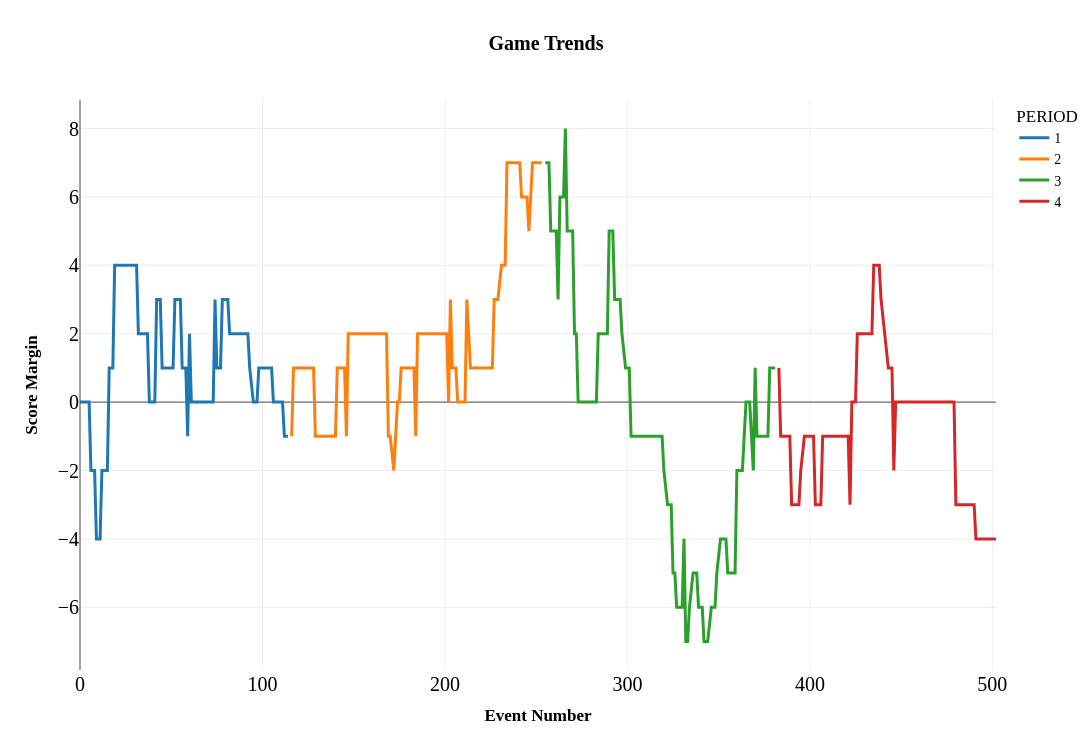

Source (notebook cell):
### Code cell
fig=px.line(BLOCK_1, 
        x="EVENTNUM", 
        y="SCOREMARGIN", 
        color='PERIOD', 
        template="presentation",
        # symbol='MATCHUP', 
        title='<b>Game Trends</b>',
        hover_data=['PCTIMESTRING','SCORE', 'GAME_DATE', 'Season', 'Event_Type', 'HOMEDESCRIPTION', 'VISITORDESCRIPTION','PLAYER1_NAME','PLAYER2_NAME'], 
        height=750, width=1200,
        )

fig.update_layout(
    yaxis = dict(tickfont = dict(size=20)),
    xaxis = dict(tickfont = dict(size=20)),

    xaxis_title="<b>Event Number</b>",
    yaxis_title="<b>Score Margin</b>",

    font=dict(
        family="PT Sans Narrow",
        size=14,
        color="Black"
    ),

    title_x=0.5,

    hoverlabel=dict(
        bgcolor="white",
        font_size=16,
        font_family="PT Sans Narrow"
    ),
    )

fig.show()

### Figure 1 — Plotly figure (JSON) as saved in the notebook; plotly's stock layout.template omitted (floating-point values rounded to 4 significant figures; data arrays with more than 128 entries replaced by an {"elided": "..."} marker saying what was removed)
{"data": [{"customdata": {"elided": "106x9 str values"}, "hovertemplate": "PERIOD=1<br>EVENTNUM=%{x}<br>SCOREMARGIN=%{y}<br>PCTIMESTRING=%{customdata[0]}<br>SCORE=%{customdata[1]}<br>GAME_DATE=%{customdata[2]}<br>Season=%{customdata[3]}<br>Event_Type=%{customdata[4]}<br>HOMEDESCRIPTION=%{customdata[5]}<br>VISITORDESCRIPTION=%{customdata[6]}<br>PLAYER1_NAME=%{customdata[7]}<br>PLAYER2_NAME=%{customdata[8]}<extra></extra>", "legendgroup": "1", "line": {"color": "#1F77B4", "dash": "solid"}, "marker": {"symbol": "circle"}, "mode": "lines", "name": "1", "orientation": "v", "showlegend": true, "type": "scatter", "x": [0, 1, 2, 3, 4, 5, 6, 7, 8, 9, 10, 11, 12, 13, 14, 15, 16, 17, 18, 19, 20, 21, 22, 23, 24, 25, 26, 27, 28, 29, 30, 31, 32, 33, 34, 35, 36, 37, 38, 39, 41, 42, 43, 44, 45, 46, 47, 48, 49, 50, 51, 52, 53, 54, 55, 56, 57, 58, 59, 60, 61, 62, 63, 64, 65, 66, 67, 68, 69, 70, 71, 72, 73, 74, 75, 76, 77, 78, 79, 80, 81, 82, 84, 85, 87, 88, 89, 90, 91, 92, 93, 95, 97, 98, 100, 101, 102, 104, 105, 106, 108, 109, 110, 111, 112, 114], "xaxis": "x", "y": [0, 0, 0, 0, 0, 0, -2, -2, -2, -4, -4, -4, -2, -2, -2, -2, 1, 1, 1, 4, 4, 4, 4, 4, 4, 4, 4, 4, 4, 4, 4, 4, 2, 2, 2, 2, 2, 2, 0, 0, 0, 3, 3, 3, 1, 1, 1, 1, 1, 1, 1, 3, 3, 3, 3, 1, 1, 1, -1, 2, 0, 0, 0, 0, 0, 0, 0, 0, 0, 0, 0, 0, 0, 3, 1, 1, 1, 3, 3, 3, 3, 2, 2, 2, 2, 2, 2, 2, 2, 2, 1, 0, 0, 1, 1, 1, 1, 1, 1, 0, 0, 0, 0, 0, -1, -1], "yaxis": "y"}, {"customdata": {"elided": "122x9 str values"}, "hovertemplate": "PERIOD=2<br>EVENTNUM=%{x}<br>SCOREMARGIN=%{y}<br>PCTIMESTRING=%{customdata[0]}<br>SCORE=%{customdata[1]}<br>GAME_DATE=%{customdata[2]}<br>Season=%{customdata[3]}<br>Event_Type=%{customdata[4]}<br>HOMEDESCRIPTION=%{customdata[5]}<br>VISITORDESCRIPTION=%{customdata[6]}<br>PLAYER1_NAME=%{customdata[7]}<br>PLAYER2_NAME=%{customdata[8]}<extra></extra>", "legendgroup": "2", "line": {"color": "#FF7F0E", "dash": "solid"}, "marker": {"symbol": "circle"}, "mode": "lines", "name": "2", "orientation": "v", "showlegend": true, "type": "scatter", "x": [116, 117, 118, 119, 120, 121, 122, 123, 124, 125, 126, 127, 128, 129, 130, 131, 132, 133, 134, 135, 136, 137, 138, 139, 140, 141, 142, 143, 144, 145, 146, 147, 148, 149, 151, 152, 153, 154, 155, 156, 158, 159, 160, 161, 162, 164, 165, 166, 168, 169, 170, 172, 174, 175, 176, 178, 179, 180, 181, 182, 183, 184, 185, 186, 187, 188, 190, 191, 192, 193, 194, 195, 196, 197, 198, 199, 200, 201, 202, 203, 204, 205, 206, 207, 209, 211, 212, 214, 215, 216, 218, 219, 220, 221, 222, 223, 224, 225, 226, 227, 228, 229, 231, 233, 234, 235, 236, 237, 238, 239, 240, 241, 242, 244, 245, 246, 248, 249, 250, 251, 252, 253], "xaxis": "x", "y": [-1, 1, 1, 1, 1, 1, 1, 1, 1, 1, 1, 1, 1, -1, -1, -1, -1, -1, -1, -1, -1, -1, -1, -1, -1, 1, 1, 1, 1, 1, -1, 2, 2, 2, 2, 2, 2, 2, 2, 2, 2, 2, 2, 2, 2, 2, 2, 2, 2, -1, -1, -2, 0, 0, 1, 1, 1, 1, 1, 1, 1, -1, 2, 2, 2, 2, 2, 2, 2, 2, 2, 2, 2, 2, 2, 2, 2, 2, 0, 3, 1, 1, 1, 0, 0, 0, 3, 1, 1, 1, 1, 1, 1, 1, 1, 1, 1, 1, 1, 3, 3, 3, 4, 4, 7, 7, 7, 7, 7, 7, 7, 7, 6, 6, 6, 5, 7, 7, 7, 7, 7, 7], "yaxis": "y"}, {"customdata": {"elided": "105x9 str values"}, "hovertemplate": "PERIOD=3<br>EVENTNUM=%{x}<br>SCOREMARGIN=%{y}<br>PCTIMESTRING=%{customdata[0]}<br>SCORE=%{customdata[1]}<br>GAME_DATE=%{customdata[2]}<br>Season=%{customdata[3]}<br>Event_Type=%{customdata[4]}<br>HOMEDESCRIPTION=%{customdata[5]}<br>VISITORDESCRIPTION=%{customdata[6]}<br>PLAYER1_NAME=%{customdata[7]}<br>PLAYER2_NAME=%{customdata[8]}<extra></extra>", "legendgroup": "3", "line": {"color": "#2CA02C", "dash": "solid"}, "marker": {"symbol": "circle"}, "mode": "lines", "name": "3", "orientation": "v", "showlegend": true, "type": "scatter", "x": [255, 256, 257, 258, 259, 260, 261, 262, 263, 264, 265, 266, 267, 268, 269, 270, 271, 272, 273, 274, 277, 278, 279, 280, 281, 282, 283, 284, 285, 286, 287, 288, 289, 290, 291, 292, 293, 294, 295, 296, 297, 299, 301, 302, 304, 305, 306, 307, 308, 309, 310, 311, 312, 313, 315, 316, 317, 318, 319, 320, 322, 324, 325, 326, 327, 328, 330, 331, 332, 333, 334, 336, 338, 339, 341, 342, 344, 346, 348, 349, 351, 352, 353, 354, 355, 357, 359, 360, 362, 363, 365, 367, 369, 370, 371, 372, 373, 374, 375, 376, 377, 378, 379, 380, 381], "xaxis": "x", "y": [7, 7, 7, 5, 5, 5, 5, 3, 6, 6, 6, 8, 5, 5, 5, 5, 2, 2, 0, 0, 0, 0, 0, 0, 0, 0, 0, 2, 2, 2, 2, 2, 2, 5, 5, 5, 3, 3, 3, 3, 2, 1, 1, -1, -1, -1, -1, -1, -1, -1, -1, -1, -1, -1, -1, -1, -1, -1, -1, -2, -3, -3, -5, -5, -6, -6, -6, -4, -7, -7, -6, -5, -5, -6, -6, -7, -7, -6, -6, -5, -4, -4, -4, -4, -5, -5, -5, -2, -2, -2, 0, 0, -2, 1, -1, -1, -1, -1, -1, -1, -1, 1, 1, 1, 1], "yaxis": "y"}, {"customdata": {"elided": "109x9 str values"}, "hovertemplate": "PERIOD=4<br>EVENTNUM=%{x}<br>SCOREMARGIN=%{y}<br>PCTIMESTRING=%{customdata[0]}<br>SCORE=%{customdata[1]}<br>GAME_DATE=%{customdata[2]}<br>Season=%{customdata[3]}<br>Event_Type=%{customdata[4]}<br>HOMEDESCRIPTION=%{customdata[5]}<br>VISITORDESCRIPTION=%{customdata[6]}<br>PLAYER1_NAME=%{customdata[7]}<br>PLAYER2_NAME=%{customdata[8]}<extra></extra>", "legendgroup": "4", "line": {"color": "#D62728", "dash": "solid"}, "marker": {"symbol": "circle"}, "mode": "lines", "name": "4", "orientation": "v", "showlegend": true, "type": "scatter", "x": [383, 384, 385, 386, 387, 388, 389, 390, 391, 392, 393, 394, 395, 397, 399, 400, 401, 402, 403, 404, 405, 406, 407, 408, 409, 410, 411, 412, 413, 414, 415, 416, 417, 418, 419, 421, 422, 423, 424, 425, 426, 427, 428, 430, 431, 432, 433, 434, 435, 436, 437, 438, 439, 441, 443, 445, 446, 447, 448, 449, 450, 451, 452, 453, 454, 455, 456, 457, 458, 459, 460, 461, 462, 463, 465, 466, 467, 468, 469, 470, 471, 472, 473, 474, 475, 476, 477, 479, 480, 481, 482, 483, 484, 485, 486, 487, 488, 489, 490, 491, 493, 495, 496, 497, 498, 499, 500, 501, 502], "xaxis": "x", "y": [1, -1, -1, -1, -1, -1, -1, -3, -3, -3, -3, -3, -2, -1, -1, -1, -1, -1, -3, -3, -3, -3, -1, -1, -1, -1, -1, -1, -1, -1, -1, -1, -1, -1, -1, -1, -3, 0, 0, 0, 2, 2, 2, 2, 2, 2, 2, 2, 4, 4, 4, 4, 3, 2, 1, 1, -2, 0, 0, 0, 0, 0, 0, 0, 0, 0, 0, 0, 0, 0, 0, 0, 0, 0, 0, 0, 0, 0, 0, 0, 0, 0, 0, 0, 0, 0, 0, 0, -3, -3, -3, -3, -3, -3, -3, -3, -3, -3, -3, -4, -4, -4, -4, -4, -4, -4, -4, -4, -4], "yaxis": "y"}], "layout": {"font": {"color": "Black", "family": "PT Sans Narrow", "size": 14}, "height": 750, "hoverlabel": {"bgcolor": "white", "font": {"family": "PT Sans Narrow", "size": 16}}, "legend": {"title": {"text": "PERIOD"}, "tracegroupgap": 0}, "title": {"text": "<b>Game Trends</b>", "x": 0.5}, "width": 1200, "xaxis": {"anchor": "y", "domain": [0, 1], "tickfont": {"size": 20}, "title": {"text": "<b>Event Number</b>"}}, "yaxis": {"anchor": "x", "domain": [0, 1], "tickfont": {"size": 20}, "title": {"text": "<b>Score Margin</b>"}}}}
